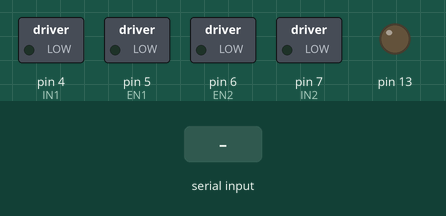
Recording of a sketch running on a simulated Arduino Uno, built with avr-gcc and run on an emulated ATmega328P. Parts: switched loads named in the sketch (green lamp = pin HIGH), output pins drawn as LEDs (lit = HIGH). The test bench sets the inputs (shaded band).

Above: at 1.2 s.
1.3 s: "F" received over the second serial link
At 2.5 s:
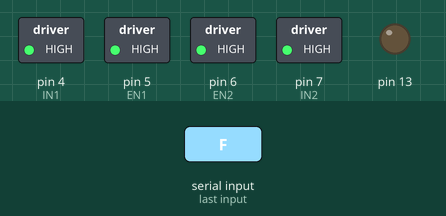
2.8 s: "f" received over the second serial link
At 3.9 s:
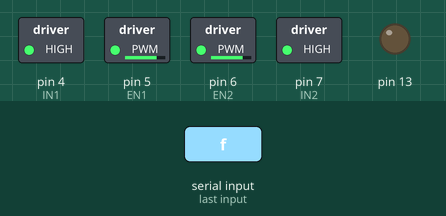
4.3 s: "L" received over the second serial link
At 4.7 s:
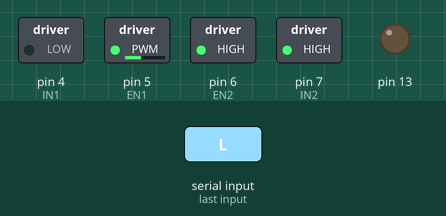
5.8 s: "l" received over the second serial link
At 7.0 s:
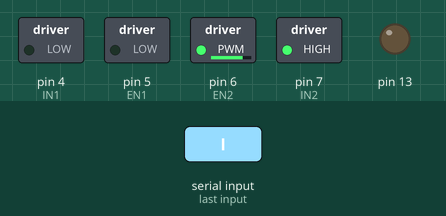
7.3 s: "R" received over the second serial link
At 8.2 s:
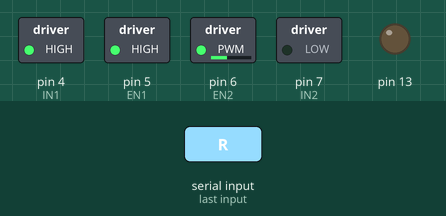
8.8 s: "r" received over the second serial link
At 9.3 s:
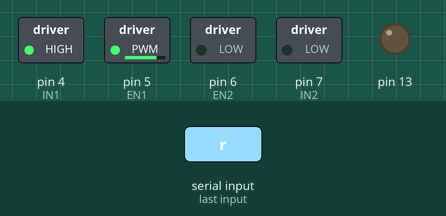
Timing chart, 0 to 11.3 s (numbered marks = the images above; inputs shaded):
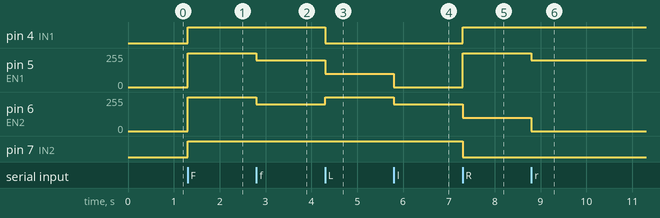

The sketch:

motor2.ino
```cpp
#include <SoftwareSerial.h>
SoftwareSerial BT(0, 1);  // Pin 0 sebagai RX dan pin 1 sebagai TX untuk komunikasi HC-05

// Pin motor
int EN1 = 5;  // PWM motor 1
int EN2 = 6;  // PWM motor 2
int IN1 = 4;  // kontrol arah motor 1
int IN2 = 7;  // kontrol arah motor 2

int speed = 255;  // Kecepatan default maksimum

void setup() {
  pinMode(EN1, OUTPUT);
  pinMode(EN2, OUTPUT);
  pinMode(IN1, OUTPUT);
  pinMode(IN2, OUTPUT);
  pinMode(13, OUTPUT);

  BT.begin(9600);
  BT.println("Hello from Arduino - Motor Control");
}

char command;
void loop() {
  if (BT.available()) {
    command = BT.read();

    if (command == 'F') {
      // Maju dengan kecepatan penuh
      speed = 255;
      forward(speed);
      BT.println("Motor maju dengan kecepatan penuh");
    } else if (command == 'f') {
      // Maju dengan kecepatan pelan
      speed = 200;
      forward(speed);
      BT.println("Motor maju dengan kecepatan pelan");
    } else if (command == 'L') {
      // Belok kiri dengan smooth
      smoothLeft();
      BT.println("Motor belok kiri smooth");
    } else if (command == 'l') {
      // Belok kiri dengan pelan
      analogWrite(EN1, 0);     // Motor kiri berhenti
      analogWrite(EN2, 200);   // Motor kanan bergerak pelan
      digitalWrite(IN1, LOW);
      digitalWrite(IN2, HIGH);
      BT.println("Motor belok kiri pelan");
    } else if (command == 'R') {
      // Belok kanan dengan smooth
      smoothRight();
      BT.println("Motor belok kanan smooth");
    } else if (command == 'r') {
      // Belok kanan dengan pelan
      analogWrite(EN1, 200);   // Motor kiri bergerak pelan
      analogWrite(EN2, 0);     // Motor kanan berhenti
      digitalWrite(IN1, HIGH);
      digitalWrite(IN2, LOW);
      BT.println("Motor belok kanan pelan");
    } else if (command == 'S') {
      // Berhenti
      stopMotors();
      BT.println("Motor berhenti");
    } else if (command == 'B') {
      // Mundur
      backward(255);
      BT.println("Motor mundur");
    } else if (command == '?') {
      // Informasi perintah
      BT.println("Send 'F' for forward full speed");
      BT.println("Send 'f' for forward slow");
      BT.println("Send 'L' for smooth left");
      BT.println("Send 'R' for smooth right");
      BT.println("Send 'S' for stop");
      BT.println("Send 'B' for backward");
    }
  }
}

void forward(int spd) {
  analogWrite(EN1, spd);
  analogWrite(EN2, spd);
  digitalWrite(IN1, HIGH);
  digitalWrite(IN2, HIGH);
}

void backward(int spd) {
  analogWrite(EN1, spd);
  analogWrite(EN2, spd);
  digitalWrite(IN1, LOW);
  digitalWrite(IN2, LOW);
}

void stopMotors() {
  analogWrite(EN1, 0);
  analogWrite(EN2, 0);
  digitalWrite(IN1, LOW);
  digitalWrite(IN2, LOW);
}

void smoothLeft() {
  analogWrite(EN1, 100);   // Motor kiri bergerak pelan
  analogWrite(EN2, 255);   // Motor kanan bergerak penuh
  digitalWrite(IN1, LOW);
  digitalWrite(IN2, HIGH);
}

void smoothRight() {
  analogWrite(EN1, 255);   // Motor kiri bergerak penuh
  analogWrite(EN2, 100);   // Motor kanan bergerak pelan
  digitalWrite(IN1, HIGH);
  digitalWrite(IN2, LOW);
}
```

Measured:
- after the input at 1.3 s, pin 4 (IN1), pin 7 (IN2): LOW → HIGH at once; pin 5 (EN1), pin 6 (EN2): 0/255 → 255/255 at once
- after the input at 2.8 s, pin 5 (EN1), pin 6 (EN2): 255/255 → 200/255 at once
- after the input at 4.3 s, pin 4 (IN1): HIGH → LOW at once; pin 5 (EN1): 200/255 → 100/255 at once; pin 6 (EN2): 200/255 → 255/255 at once
- after the input at 5.8 s, pin 5 (EN1): 100/255 → 0/255 at once; pin 6 (EN2): 255/255 → 200/255 at once
- after the input at 7.3 s, pin 4 (IN1): LOW → HIGH at once; pin 5 (EN1): 0/255 → 255/255 at once; pin 6 (EN2): 200/255 → 100/255 at once; pin 7 (IN2): HIGH → LOW at once
- after the input at 8.8 s, pin 5 (EN1): 255/255 → 200/255 at once; pin 6 (EN2): 100/255 → 0/255 at once
